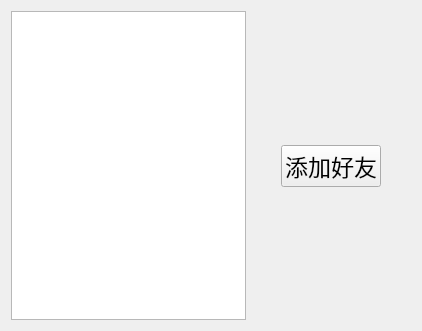
<?xml version="1.0" encoding="UTF-8"?>
<ui version="4.0">
 <class>Online</class>
 <widget class="QWidget" name="Online">
  <property name="geometry">
   <rect>
    <x>0</x>
    <y>0</y>
    <width>422</width>
    <height>331</height>
   </rect>
  </property>
  <property name="windowTitle">
   <string>Form</string>
  </property>
  <layout class="QHBoxLayout" name="horizontalLayout_3">
   <item>
    <layout class="QHBoxLayout" name="horizontalLayout_2">
     <item>
      <widget class="QListWidget" name="online_listwidget"/>
     </item>
     <item>
      <layout class="QHBoxLayout" name="horizontalLayout">
       <item>
        <spacer name="horizontalSpacer">
         <property name="orientation">
          <enum>Qt::Horizontal</enum>
         </property>
         <property name="sizeHint" stdset="0">
          <size>
           <width>40</width>
           <height>20</height>
          </size>
         </property>
        </spacer>
       </item>
       <item>
        <layout class="QVBoxLayout" name="verticalLayout">
         <item>
          <spacer name="verticalSpacer">
           <property name="orientation">
            <enum>Qt::Vertical</enum>
           </property>
           <property name="sizeHint" stdset="0">
            <size>
             <width>20</width>
             <height>40</height>
            </size>
           </property>
          </spacer>
         </item>
         <item>
          <widget class="QPushButton" name="addFriend">
           <property name="font">
            <font>
             <pointsize>17</pointsize>
            </font>
           </property>
           <property name="text">
            <string>添加好友</string>
           </property>
          </widget>
         </item>
         <item>
          <spacer name="verticalSpacer_2">
           <property name="orientation">
            <enum>Qt::Vertical</enum>
           </property>
           <property name="sizeHint" stdset="0">
            <size>
             <width>20</width>
             <height>40</height>
            </size>
           </property>
          </spacer>
         </item>
        </layout>
       </item>
       <item>
        <spacer name="horizontalSpacer_2">
         <property name="orientation">
          <enum>Qt::Horizontal</enum>
         </property>
         <property name="sizeHint" stdset="0">
          <size>
           <width>40</width>
           <height>20</height>
          </size>
         </property>
        </spacer>
       </item>
      </layout>
     </item>
    </layout>
   </item>
  </layout>
 </widget>
 <resources/>
 <connections/>
</ui>
